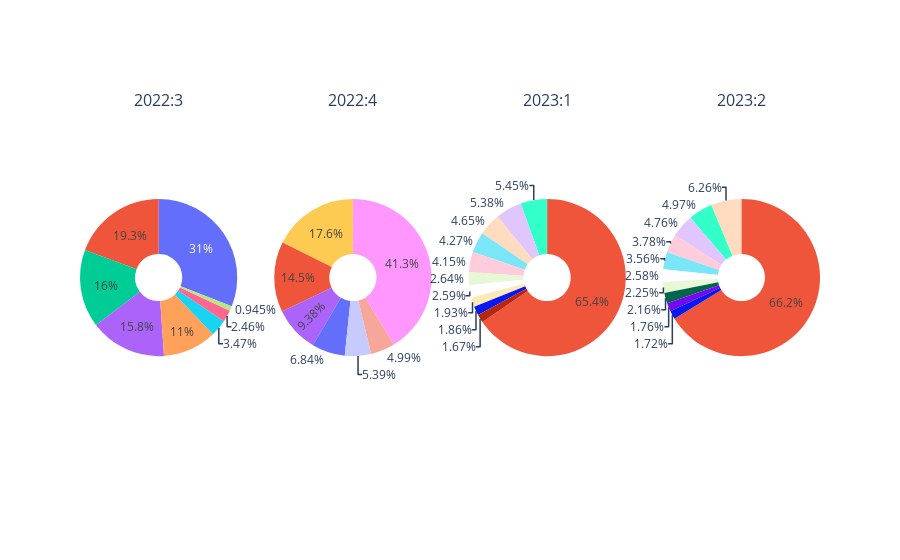

The cell this chart's notebook holds for it:
### Code cell
x.get_pie_plot(40)

### Figure 1 — Plotly figure (JSON) as saved in the notebook; plotly's stock layout.template omitted (floating-point values rounded to 4 significant figures)
{"data": [{"domain": {"x": [0, 0.2125], "y": [0, 1]}, "hole": 0.3, "labels": ["CAPITAL FUND MANAGEMENT S.A.", "EXANE DERIVATIVES", "Liontrust Investment Partners LLP", "BNP PARIBAS ARBITRAGE, SA", "Alpha Paradigm Partners, LLC", "BNP PARIBAS ARBITRAGE, SA", "WESTPAC BANKING CORP", "CAPITAL FUND MANAGEMENT S.A.", "CAPITAL FUND MANAGEMENT S.A.", "PRICE T ROWE ASSOCIATES INC /MD/", "OTHER"], "type": "pie", "values": [8953721, 5185549, 5099074, 2495915, 1123000, 1076387, 795131, 643212, 422502, 305758, 6238241]}, {"domain": {"x": [0.2625, 0.475], "y": [0, 1]}, "hole": 0.3, "labels": ["Pictet & Cie (Europe) SA", "Liontrust Investment Partners LLP", "BNP PARIBAS ARBITRAGE, SNC", "BNP PARIBAS ARBITRAGE, SNC", "CAPITAL FUND MANAGEMENT S.A.", "Kestra Advisory Services, LLC", "BANQUE PICTET & CIE SA", "BNP PARIBAS ARBITRAGE, SNC", "BNP PARIBAS ARBITRAGE, SNC", "CAPITAL FUND MANAGEMENT S.A.", "OTHER"], "type": "pie", "values": [24012258, 5455281, 3718266, 3718266, 3352799, 3136000, 2903189, 1411607, 1411607, 628287, 8433567]}, {"domain": {"x": [0.525, 0.7375], "y": [0, 1]}, "hole": 0.3, "labels": ["Capital World Investors", "Mirae Asset Global Investments Co., Ltd.", "FMR LLC", "WILLIAM BLAIR INVESTMENT MANAGEMENT, LLC", "VANGUARD GROUP INC", "KEYBANK NATIONAL ASSOCIATION/OH", "ALLIANCEBERNSTEIN L.P.", "ALPS ADVISORS INC", "MORGAN STANLEY", "Pendal Group Ltd", "OTHER"], "type": "pie", "values": [323697883, 319808396, 276600880, 254033355, 246807678, 157139364, 153840139, 114639651, 110712024, 99341441, 3887282030]}, {"domain": {"x": [0.7875, 1], "y": [0, 1]}, "hole": 0.3, "labels": ["FMR LLC", "Capital World Investors", "Mirae Asset Global Investments Co., Ltd.", "VANGUARD GROUP INC", "WILLIAM BLAIR INVESTMENT MANAGEMENT, LLC", "ALLIANCEBERNSTEIN L.P.", "KEYBANK NATIONAL ASSOCIATION/OH", "FIL Ltd", "SUSQUEHANNA INTERNATIONAL GROUP, LLP", "MORGAN STANLEY", "OTHER"], "type": "pie", "values": [471402353, 373883508, 358618335, 284424091, 267992132, 194524018, 169180121, 162503915, 132218691, 129728040, 4983506115]}], "layout": {"annotations": [{"font": {"size": 16}, "showarrow": false, "text": "2022:3", "x": 0.1062, "xanchor": "center", "xref": "paper", "y": 1, "yanchor": "bottom", "yref": "paper"}, {"font": {"size": 16}, "showarrow": false, "text": "2022:4", "x": 0.3688, "xanchor": "center", "xref": "paper", "y": 1, "yanchor": "bottom", "yref": "paper"}, {"font": {"size": 16}, "showarrow": false, "text": "2023:1", "x": 0.6313, "xanchor": "center", "xref": "paper", "y": 1, "yanchor": "bottom", "yref": "paper"}, {"font": {"size": 16}, "showarrow": false, "text": "2023:2", "x": 0.8938, "xanchor": "center", "xref": "paper", "y": 1, "yanchor": "bottom", "yref": "paper"}], "showlegend": false}}
